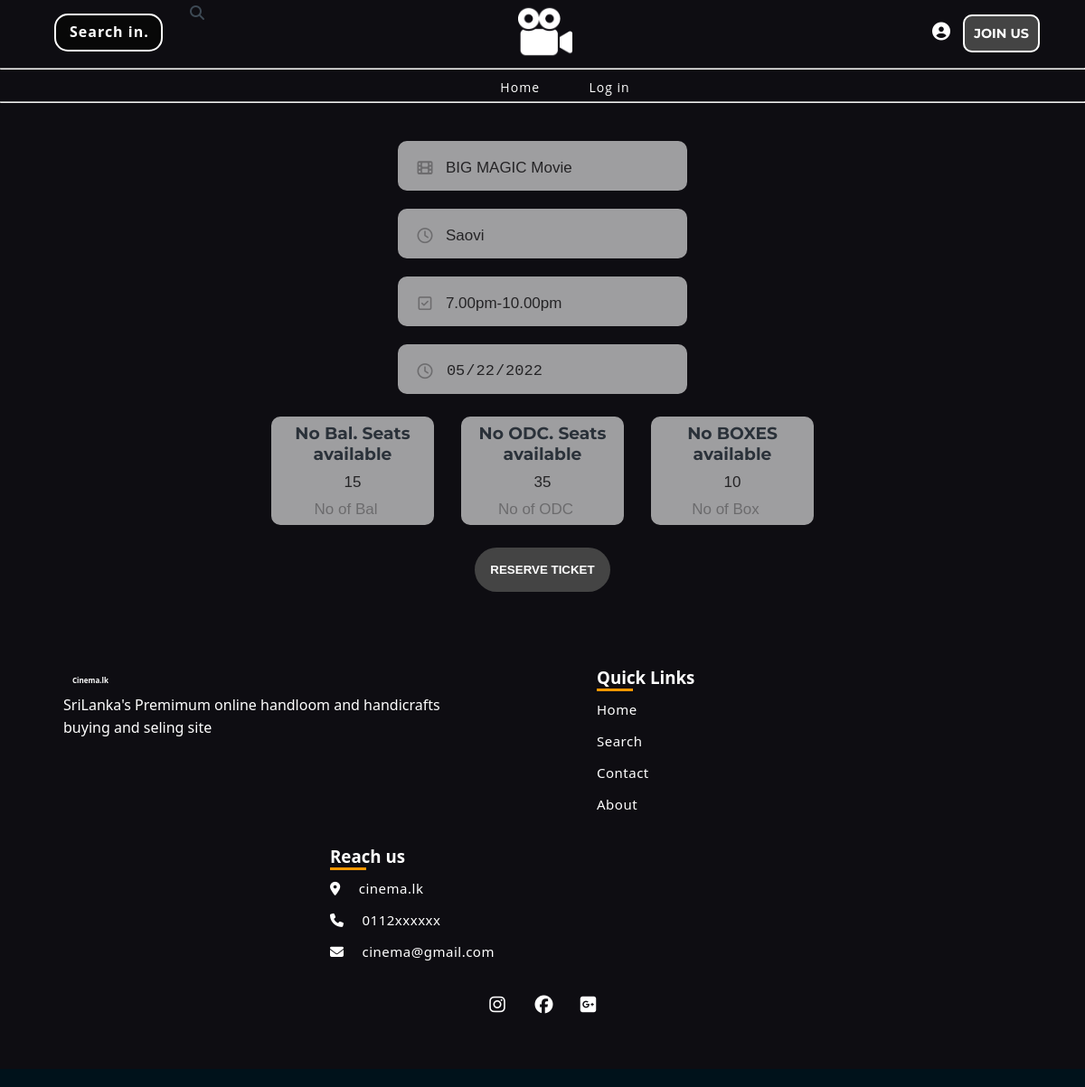
/views/bookingSeats.php?movie_id=1&theater_id=1&date=2022-05-22&time=0, run on the app's committed database.
### tables this page shows
CREATE TABLE `movie` (
  `movie_id` int(11) NOT NULL,
  `name` varchar(50) NOT NULL,
  `release_date` date NOT NULL,
  `director_name` varchar(50) NOT NULL,
  `language` varchar(255) NOT NULL,
  `on_screening` tinyint(1) NOT NULL,
  `description` text NOT NULL,
  `url` varchar(255) NOT NULL,
  `votes` int(5) NOT NULL DEFAULT 1982,
  `imbm` int(2) NOT NULL DEFAULT 5,
  `duration` int(11) DEFAULT 120
);

CREATE TABLE `theater_owner` (
  `theater_id` int(50) NOT NULL,
  `theater_name` varchar(50) NOT NULL,
  `email` varchar(50) NOT NULL,
  `password` varchar(255) NOT NULL,
  `location` text NOT NULL,
  `contact_no` int(10) NOT NULL,
  `no_balcony_seats` int(5) NOT NULL,
  `no_odc_seats` int(5) NOT NULL,
  `no_of_box` int(5) NOT NULL,
  `open_time` datetime NOT NULL,
  `type` int(2) NOT NULL DEFAULT 2,
  `isReg` tinyint(4) NOT NULL DEFAULT 0
);

### controllers/addMovieController.php (called while the page is built, shortened)
<?php
function executeQuery($query)
{
    require('connection.php');
    $result = mysqli_query($connection, $query);
    if ($result) {
        if (mysqli_num_rows($result) > 0) {
            $all_the_movies = array();
            while ($row = mysqli_fetch_assoc($result)) {
                $all_the_movies[] = $row;
            }
            return $all_the_movies;
        } else {
            return array();
        }
    } else {
        echo 'error';
    }
}
?>

### controllers/theatersController.php (called while the page is built, shortened)
<?php
include "../controllers/addMovieController.php";
function getTheTheater($id)
{
    $query = "SELECT * FROM theater_owner WHERE  theater_id='$id'";
    return executeQuery($query);
}
function getTheMovieById($id)
{
    $query = "SELECT * FROM movie where movie_id = '$id'";
    return executeQuery($query);
}
function getAvailableSeats($date, $movie_id, $theater_id, $show_time)
{
    $query = "SELECT SUM(no_balcony_seats) as no_balcony_seats ,SUM(no_odc_seats) as no_odc_seats,SUM(no_of_box) as no_of_box
FROM ticket WHERE show_date='$date' AND movie_id = '$movie_id' AND theater_owner = '$theater_id' and show_time='$show_time';";
    return executeQuery($query);
}
?>

### views/bookingSeats.php (the view, shortened to what this page needs)
<?php
include '../controllers/theatersController.php';
$movie_id = $_GET['movie_id'];
$theater_id = $_GET['theater_id'];
$date = $_GET['date'];
$timeSlot = $_GET['time'];
$movie = getTheMovieById($movie_id);
$theater = getTheTheater($theater_id);
$seats=getAvailableSeats($date,$movie_id,$theater_id,$timeSlot);
?>
<!doctype html>
<html lang="en">
<head>
    <link rel="stylesheet" href="https://unpkg.com/flickity@2/dist/flickity.min.css">
    <link rel="stylesheet" href="../css/movie.css">
    <link rel="stylesheet" href="../css/style.css">
    <link rel="stylesheet" href="../css/header.css">
    <link rel="stylesheet" href="../css/footer.css">
    <link rel="stylesheet" href="../css/bookingSeats.css">
</head>
<body>
<?php include "../common/header.php"; ?>
<form <?php echo 'action="./payementPage.php?movie_id='.$movie_id.'&theater_id='.$theater_id.'&date='.$date.'&time='.$timeSlot.'&userId='.$user[0]['customer_id'].'"'?> class="add-booking-area" method="post">
    <div class="input-field">
        <i class="fa fa-film" aria-hidden="true"></i>
        <input disabled value='<?php echo $movie[0]['name'].' Movie' ?>' required type="text" name="movie_name" placeholder="Movie"/>
    </div>
    <div class="input-field">
        <i class="fa fa-clock-o" aria-hidden="true"></i>
        <input disabled value=<?php echo $theater[0]['theater_name'].' Theater ' ?> required type="text" name="theater_id" placeholder="Theater"/>
    </div>
    <div class="input-field">
        <i class="fa fa-check-square-o" aria-hidden="true"></i>
        <input disabled value='<?php if ($date==0) {echo "9.00am-12.00am";}elseif ($date==1){echo "2.00pm-5.00pm";}
            else{ echo "7.00pm-10.00pm";}
        ?>' type="text" name="timeToWatch"
               placeholder="Time of Watch"/>
    </div>
    <div class="input-field">
        <i class="fa fa-clock-o" aria-hidden="true"></i>
        <input disabled value='<?php echo $date ?>' type="date" name="date"
               placeholder="Time of Watch"/>
    </div>
    <div class="seats-booking">
        <div class="input-field schedule">
            <h3 style="text-align: center">No Bal. Seats available</h3>
            <input disabled value=<?php echo ( $theater[0]['no_balcony_seats']-$seats[0]['no_balcony_seats']) ?>  type="text" placeholder=""/>
            <input required min="0" max=<?php echo( $theater[0]['no_balcony_seats']-$seats[0]['no_balcony_seats']) ?> type="number" name="noOfBal" placeholder="No of Bal"/>
        </div>
        <div class="input-field schedule">
            <h3 style="text-align: center">No ODC. Seats available</h3>
            <input disabled value=<?php echo ( $theater[0]['no_odc_seats']-$seats[0]['no_odc_seats']) ?>  type="text" placeholder="Time of Watch"/>
            <input required min="0" max=<?php echo ( $theater[0]['no_odc_seats']-$seats[0]['no_odc_seats']) ?>  type="number" name="noOfOdc" placeholder="No of ODC"/>
        </div>
        <div class="input-field schedule">
            <h3 style="text-align: center">No BOXES available</h3>
            <input class="number-input" disabled value=<?php echo ( $theater[0]['no_of_box']-$seats[0]['no_of_box']) ?>   type="text"
                   placeholder="Time of Watch"/>
            <input required min="0" max=<?php echo ( $theater[0]['no_of_box']-$seats[0]['no_of_box']) ?>  type="number" name="noOfBox" placeholder="No of Box"/>
        </div>
    </div>
    <input type="submit" name="signup-btn-on" class="btn" value="Reserve Ticket"/>
</form>
<?php include "../common/footer.php"; ?>
</body>
</html>

### css/movie.css (style rules this page uses)
:root { --body-bg-color: #e5f4f9; --body-color-light: #8b939c; --body-font: "Roboto", sans-serif; --page-bg-color: #f2f5f7; --body-color: #3d4954; --border-color: #b8bec3; --placeholder: #ccd0d2; }
* { outline: none; box-sizing: border-box; }
html { box-sizing: border-box; -webkit-font-smoothing: antialiased; }
body { background-color: #fff; background-attachment: fixed; font-family: var(--body-font); color: var(--body-color); font-weight: 400; margin: 0; }

### css/style.css (style rules this page uses)
* { margin: 0; padding: 0; box-sizing: border-box; }
form { display: flex; align-items: center; justify-content: center; flex-direction: column; padding: 2rem 5rem; overflow: hidden; }
.input-field { max-width: 320px; width: 100%; background-color: #fff; opacity: 0.6; margin: 10px 0; height: 55px; border: 2px solid #fff; border-radius: 10px; display: grid; grid-template-columns: 15% 85%; padding: 0 5px; position: relative; }
.input-field i { text-align: center; line-height: 55px; color: #acacac; transition: 0.5s; font-size: 17px; }
.input-field input { background: transparent; outline: none; border: none; line-height: 1; font-weight: 500; font-size: 17px; color: #333; }
.input-field input::placeholder { color: #aaa; font-weight: 500; }
.btn { width: 150px; background-color: #444; border: none; outline: none; height: 49px; border-radius: 49px; color: #fff; text-transform: uppercase; font-weight: 600; margin: 10px 0; cursor: pointer; transition: 0.5s; }

### css/header.css (style rules this page uses)
body { font-family: 'Montserrat', sans-serif; background-color: #0e0d12; }

### css/bookingSeats.css (style rules this page uses)
.seats-booking { display: flex; justify-content: space-between; }
.schedule { height: 120px; width: 180px; margin: 15px; display: flex; flex-direction: column; justify-content: space-around; align-items: center; }
.schedule input { text-align: center; width: 120px; }

### data on the page
movie: movie_name "BIG MAGIC Movie"
theater_owner: theater_id "Saovi", no_balcony_seats "15", no_odc_seats "35", no_of_box "10"
